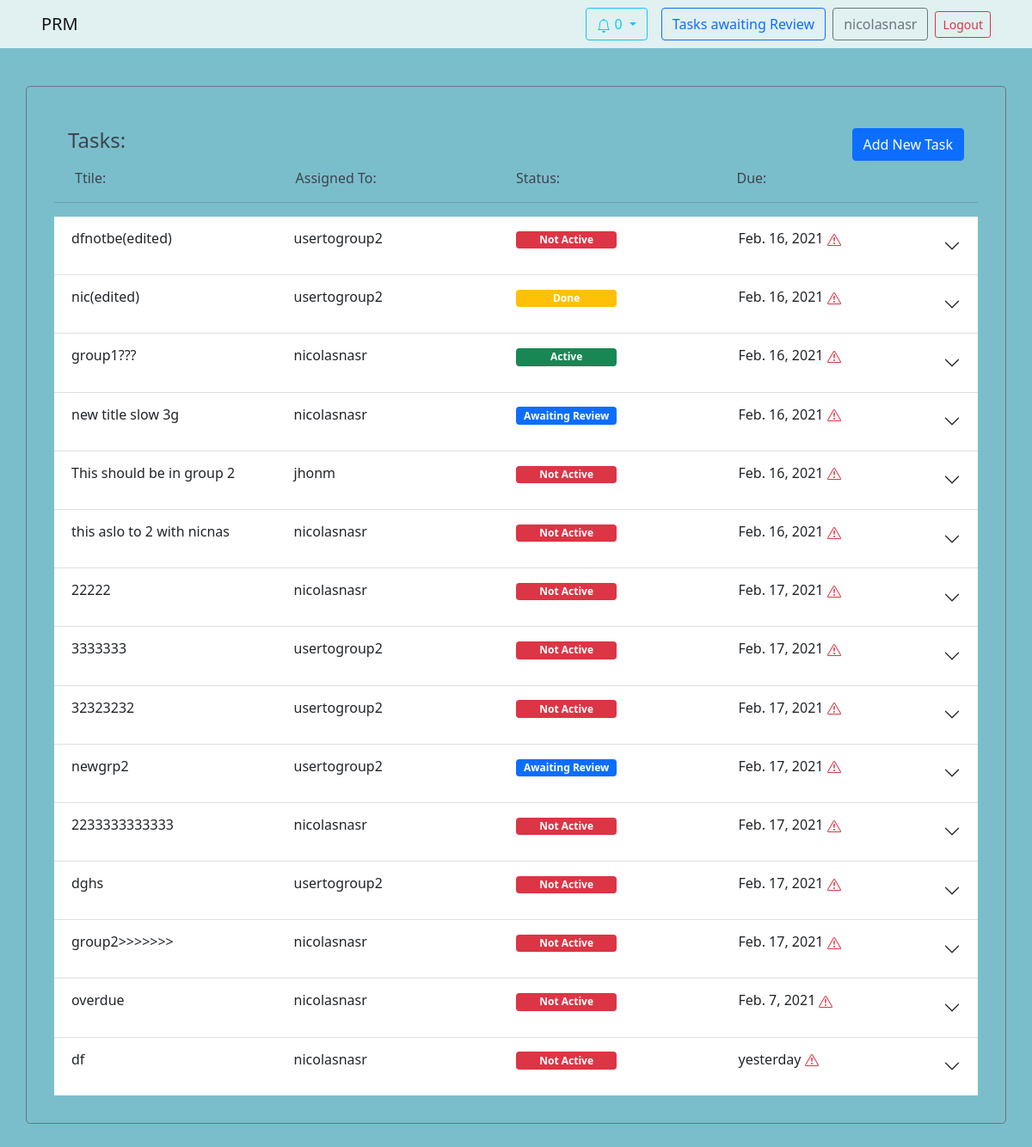
The app's page /dashboard/group2/ (signed in), older data.
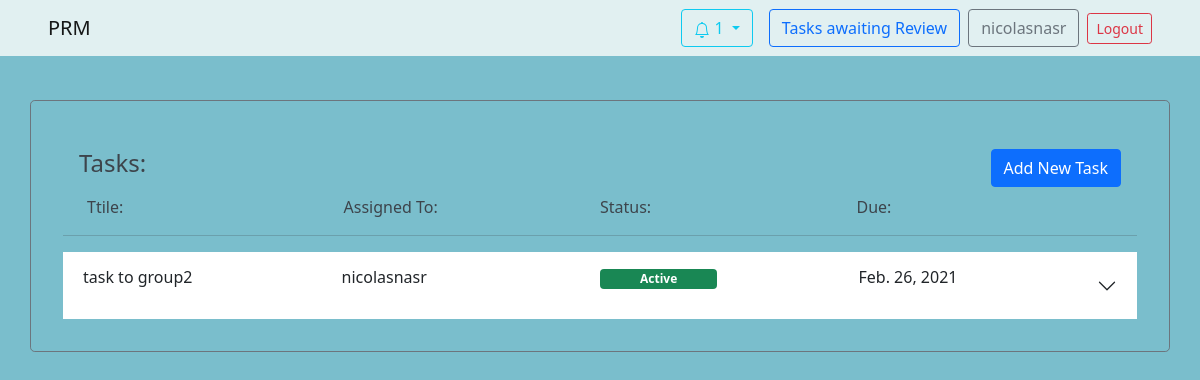
The same page, newer data.
### index/models.py (models this page shows, shortened)
class Task(models.Model):
    title = models.CharField(max_length=50, blank=False)
    user = models.ForeignKey(User, on_delete=models.CASCADE, blank=True, null=True)
    group = models.ForeignKey(Group, on_delete=models.CASCADE, blank=False, default=1)
    status = models.ForeignKey(Status, on_delete=models.SET_DEFAULT, default=5, blank=False)
    description = models.CharField(max_length=200, blank=False)
    moreinfo = models.TextField(blank=True)
    due = models.DateField(default=datetime.datetime.now, blank=False)
    added = models.DateTimeField(default=datetime.datetime.now, blank=True)

class Status(models.Model):
    def __str__(self):
        return self.name
    name = models.CharField(max_length=25)

### dashboard/views.py (the view)
# urls.py: path('', include('index.urls')),
@login_required(login_url="index:login")
def index(request, group):
    obj = get_object_or_404(Group, name=group)
    noti = Notification.objects.filter(user=request.user)
    usergp = request.user.groups.all()
    grplist =[]
    for x in usergp:
        grplist.append(x)
    show = False
    if can_add(request.user):
        show = True
    if group not in str(grplist):
        messages.error(request, "You do not have permission to access :  \""
        + request.META['PATH_INFO'] + "\" Please Contact your team leader for more info!")
        return redirect('dashboard:index', grplist[0])
    else:
        grp = Group.objects.get(name=group)
        grp = grp.id
        task = Task.objects.filter(group=grp)
        ctx = {'tasks': task, 'grp':list(usergp), 'group': group, 'show': show, 'noti': noti}
        return render(request, 'dashboard/dashboard.html', ctx)

### dashboard/views.py (called while the page is built)
def can_add(user):
    if user.groups.filter(name='TL').exists():
        return True
    else:
        return False

### dashboard/templates/dashboard/dashboard.html (shortened to what this page needs)
{% extends "index/base.html" %}
{% load humanize %}
{% block content %}
<div class="container-xs container-md p-0 p-sm-3 border border-secondary border-1 rounded-3"
  style="margin-top: 100px; color: rgb(61, 68, 75);">
  <div class="container-xs container-md p-0 p-sm-3" style="color: rgb(61, 68, 75);">
    <h4 class="h4 p-3 pb-0 d-flex justify-content-between">Tasks:
      {% for g in grp %}
      {% if 'TL' == g|stringformat:"s" %}
       <a href={% url 'dashboard:addTask' group %} class="btn btn-primary">
          Add New Task
        </a>
      {% endif %}
      {% endfor %}
    </h4>
    <div class="container-sm row">
      <div class="col-sm-3">Ttile: </div>
      <div class="col-sm-3">Assigned To: </div>
      <div class="col-sm-3">Status: </div>
      <div class="col-sm-3">Due: </div>
    </div>
    <hr>
    <div class="accordion accordion-flush" id="accordionFlushExample">
      {% for task in tasks %}
      <div class="accordion-item">
        {% if 'ago' in task.due|naturaltime %}
        <h2 class="accordion-header  rounded" id="">
          {% elif request.user == task.user %}
          <h2 class="accordion-header rounded" style="background-color: #4ead9c;" id="">
            {% else %}
            <h2 class="accordion-header rounded" id="">
              {% endif %}
              <div class="accordion-button collapsed " type="button" data-bs-toggle="collapse"
                data-bs-target="#flush-collapseOne" aria-expanded="false">
                <div class="row w-100">
                  <p class='col-sm-3'>{{ task.title }}</p>
                  <p class='col-sm-3 text-md-start'>{{ task.user }}</p>
                  <div class='col-sm-3'>
                    <span class="col-sm-6 justify-content-md-center badge">{{ task.status }}</span>
                  </div>
                  <p class='col-sm-3 text-md-start pr-5'>{{ task.due|naturalday }}
                  {% now "Y-m-d" as todays_date %}
                  {% if todays_date > task.due|date:"Y-m-d" %}
                    <span class="d-inline-block" tabindex="0" data-bs-toggle="tooltip" title="Overdue">
                    </span>
                  {% endif %}
                  </p>
                </div>
              </div>
            </h2>
      </div>
      {% endfor %}
    </div>
  </div>
  {% endblock %}

### index/templates/index/base.html (shortened to what this page needs)
{% load static %}
<!DOCTYPE html>
<html lang="en">
<head>
	<link rel="stylesheet" type="text/css" href={% static '/css/main.css' %}>
	<link rel="stylesheet" type="text/css" href={% static '/css/bootstrap.css' %}>
	<link href="https://cdn.jsdelivr.net/npm/bootstrap@5.0.0-beta2/dist/css/bootstrap.min.css" rel="stylesheet"
>
    <link rel="stylesheet" href="https://use.fontawesome.com/releases/v5.15.2/css/all.css">
</head>
<body>
	<nav class="navbar navbar-light bg-light navbar-expand-lg navbar-light bg-light fixed-top" style="background-color: #e1f0f1 !important; color:#f8f9fa;">
		{% if request.user.is_authenticated %}
		<div class="container-fluid justify-content-between px-sm-5">
			<a class="navbar-brand" href={% url 'index:index' %}>PRM</a>
		  <div class="collapse navbar-collapse justify-content-end" id="navbarNavDropdown">
			<ul class="navbar-nav">
				{% if noti is not Null%}
			<li class="nav-item dropdown">
				<a class="dropdown-toggle btn btn-outline-info mx-lg-3" href="#" role="button" id="dropdownMenuLink" data-bs-toggle="dropdown" aria-expanded="false">
					  {{ noti.count }}
				</a>
			  {% endif %}
			</li>
			  <li class="nav-item">
				{% if show %}
					{% for g in grp %}
					{% if "TL" in g|stringformat:"s" %}
					{% comment %} con {% endcomment %}
					{% elif group == g|stringformat:"s" %}
						<a class="btn btn-outline-primary me-2" type="button" href="{% url 'dashboard:TaskReview' g%}">Tasks awaiting Review</a>
					{% endif %}
				{% endfor %}
				{% endif %}
			  </li>
			  <li class="nav-item">
				<a href={% url 'index:login' %} class="btn btn-outline-secondary me-2" type="button">{{request.user}}</a>
			</li>
			<li class="nav-item align-self-center"><a href={% url 'index:logout' %} class="btn btn-sm btn-outline-danger" type="button">Logout</a>
			</li>
			</ul>
		  </div>
		  {% endif %}
		</div>
	  </nav>
    {% block content %}{% endblock %}
</body>
</html>

Row changes from the older to the newer data that the page shows:
removed Task: title "dfnotbe(edited)", user "usertogroup2", status "Not Active", due "Feb. 16, 2021"
removed Task: title "nic(edited)", user "usertogroup2", status "Done", due "Feb. 16, 2021"
removed Task: title "group1???", user "nicolasnasr", status "Active", due "Feb. 16, 2021"
removed Task: title "new title slow 3g", user "nicolasnasr", status "Awaiting Review", due "Feb. 16, 2021"
removed Task: title "This should be in group 2", user "jhonm", status "Not Active", due "Feb. 16, 2021"
removed Task: title "this aslo to 2 with nicnas", user "nicolasnasr", status "Not Active", due "Feb. 16, 2021"
removed Task: title "22222", user "nicolasnasr", status "Not Active", due "Feb. 17, 2021"
removed Task: title "3333333", user "usertogroup2", status "Not Active", due "Feb. 17, 2021"
removed Task: title "32323232", user "usertogroup2", status "Not Active", due "Feb. 17, 2021"
removed Task: title "newgrp2", user "usertogroup2", status "Awaiting Review", due "Feb. 17, 2021"
removed Task: title "2233333333333", user "nicolasnasr", status "Not Active", due "Feb. 17, 2021"
removed Task: title "dghs", user "usertogroup2", status "Not Active", due "Feb. 17, 2021"
removed Task: title "group2>>>>>>>", user "nicolasnasr", status "Not Active", due "Feb. 17, 2021"
removed Task: title "overdue", user "nicolasnasr", status "Not Active", due "Feb. 7, 2021"
removed Task: title "df", user "nicolasnasr", status "Not Active", due "yesterday"
added Task: title "task to group2", user "nicolasnasr", status "Active", due "Feb. 26, 2021"
Text that changed along with them:
{{ noti.count }}: "0" → "1"
